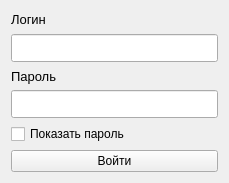
<?xml version="1.0" encoding="UTF-8"?>
<ui version="4.0">
 <class>Form</class>
 <widget class="QWidget" name="Form">
  <property name="geometry">
   <rect>
    <x>0</x>
    <y>0</y>
    <width>229</width>
    <height>183</height>
   </rect>
  </property>
  <property name="windowTitle">
   <string>Авторизация</string>
  </property>
  <layout class="QVBoxLayout" name="verticalLayout">
   <item>
    <widget class="QLabel" name="label">
     <property name="font">
      <font>
       <pointsize>10</pointsize>
      </font>
     </property>
     <property name="text">
      <string>Логин</string>
     </property>
    </widget>
   </item>
   <item>
    <widget class="QLineEdit" name="login_e">
     <property name="font">
      <font>
       <pointsize>13</pointsize>
      </font>
     </property>
    </widget>
   </item>
   <item>
    <widget class="QLabel" name="label_2">
     <property name="font">
      <font>
       <pointsize>10</pointsize>
      </font>
     </property>
     <property name="text">
      <string>Пароль</string>
     </property>
    </widget>
   </item>
   <item>
    <widget class="QLineEdit" name="pass_e">
     <property name="font">
      <font>
       <pointsize>13</pointsize>
      </font>
     </property>
     <property name="echoMode">
      <enum>QLineEdit::Password</enum>
     </property>
    </widget>
   </item>
   <item>
    <widget class="QCheckBox" name="show_pass_cb">
     <property name="text">
      <string>Показать пароль</string>
     </property>
    </widget>
   </item>
   <item>
    <widget class="QPushButton" name="login_b">
     <property name="text">
      <string>Войти</string>
     </property>
    </widget>
   </item>
  </layout>
 </widget>
 <resources/>
 <connections/>
</ui>
